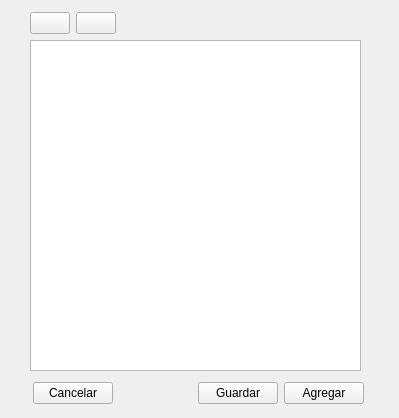
<?xml version="1.0" encoding="UTF-8"?>
<ui version="4.0">
 <class>Categorias</class>
 <widget class="QWidget" name="Categorias">
  <property name="geometry">
   <rect>
    <x>0</x>
    <y>0</y>
    <width>399</width>
    <height>418</height>
   </rect>
  </property>
  <property name="windowTitle">
   <string>Form</string>
  </property>
  <widget class="QTableWidget" name="tblLista_cat">
   <property name="geometry">
    <rect>
     <x>30</x>
     <y>40</y>
     <width>331</width>
     <height>331</height>
    </rect>
   </property>
  </widget>
  <widget class="QWidget" name="horizontalLayoutWidget">
   <property name="geometry">
    <rect>
     <x>33</x>
     <y>380</y>
     <width>331</width>
     <height>27</height>
    </rect>
   </property>
   <layout class="QHBoxLayout" name="horizontalLayout">
    <item>
     <widget class="QPushButton" name="btn_cancat">
      <property name="text">
       <string>Cancelar</string>
      </property>
     </widget>
    </item>
    <item>
     <spacer name="horizontalSpacer">
      <property name="orientation">
       <enum>Qt::Horizontal</enum>
      </property>
      <property name="sizeHint" stdset="0">
       <size>
        <width>40</width>
        <height>20</height>
       </size>
      </property>
     </spacer>
    </item>
    <item>
     <widget class="QPushButton" name="btn_guardarcat">
      <property name="text">
       <string>Guardar</string>
      </property>
     </widget>
    </item>
    <item>
     <widget class="QPushButton" name="btn_agrcat">
      <property name="text">
       <string>Agregar</string>
      </property>
     </widget>
    </item>
   </layout>
  </widget>
  <widget class="QWidget" name="horizontalLayoutWidget_2">
   <property name="geometry">
    <rect>
     <x>30</x>
     <y>10</y>
     <width>331</width>
     <height>27</height>
    </rect>
   </property>
   <layout class="QHBoxLayout" name="horizontalLayout_2">
    <item>
     <widget class="QPushButton" name="btn_editcat">
      <property name="text">
       <string/>
      </property>
      <property name="icon">
       <iconset resource="recursos.qrc">
        <normaloff>:/imagen/recursos/firma.png</normaloff>:/imagen/recursos/firma.png</iconset>
      </property>
     </widget>
    </item>
    <item>
     <widget class="QPushButton" name="btn_borrarcat">
      <property name="text">
       <string/>
      </property>
      <property name="icon">
       <iconset resource="recursos.qrc">
        <normaloff>:/imagen/recursos/goma-de-borrar.png</normaloff>:/imagen/recursos/goma-de-borrar.png</iconset>
      </property>
     </widget>
    </item>
    <item>
     <spacer name="horizontalSpacer_2">
      <property name="orientation">
       <enum>Qt::Horizontal</enum>
      </property>
      <property name="sizeHint" stdset="0">
       <size>
        <width>40</width>
        <height>20</height>
       </size>
      </property>
     </spacer>
    </item>
   </layout>
  </widget>
 </widget>
 <resources>
  <include location="recursos.qrc"/>
 </resources>
 <connections/>
</ui>
